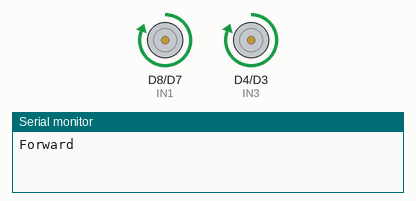
A sketch run on a simulated ESP8266 (NodeMCU). Shown: motor-driver pin pairs drawn as motors (green arrow = first pin HIGH = forward, orange = second pin HIGH = backward, longer = more drive, scaled by the enable pin), the last lines printed to the serial monitor.

Above: at 0.1 s.
At 13.1 s:
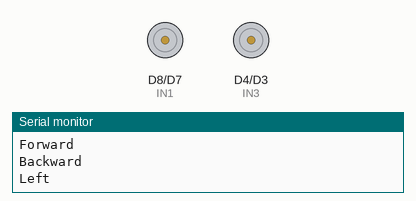
At 28.1 s:
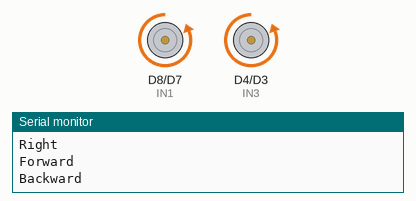
At 38.1 s:
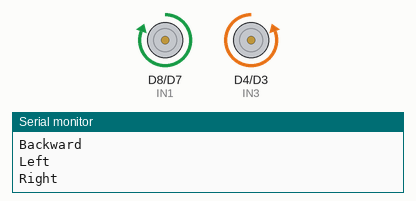
Timing chart, 0 to 39.6 s (numbered marks = the images above):
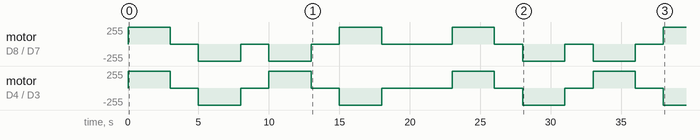

Measured:
- by itself, motor on D8 (IN1) / D7 (IN2): stopped → forward 255/255 at 0.00 s, → stopped 3.0 s later, → backward 255/255 2.0 s later, → stopped 3.0 s later, … (15 changes in this stretch)
- by itself, motor on D4 (IN3) / D3 (IN4): stopped → forward 255/255 at 0.00 s, → stopped 3.0 s later, → backward 255/255 2.0 s later, → stopped 3.0 s later, … (15 changes in this stretch)

The sketch:

ESP8266_RobotCar.ino
```cpp
#define ENA D5
#define IN1 D8
#define IN2 D7
#define IN3 D4
#define IN4 D3
#define ENB D6

void setup() {
  pinMode(ENA, OUTPUT);
  pinMode(IN1, OUTPUT);
  pinMode(IN2, OUTPUT);
  pinMode(IN3, OUTPUT);
  pinMode(IN4, OUTPUT);
  pinMode(ENB, OUTPUT);

  Serial.begin(115200);
}

void loop() {

  Serial.println("Forward");
  forward();
  delay(3000);
  stopCar();
  delay(2000);

  Serial.println("Backward");
  backward();
  delay(3000);
  stopCar();
  delay(2000);

  Serial.println("Left");
  left();
  delay(3000);
  stopCar();
  delay(2000);

  Serial.println("Right");
  right();
  delay(3000);
  stopCar();
  delay(5000);
}

// ===== Movement Functions =====

void forward() {
  digitalWrite(IN1, HIGH);
  digitalWrite(IN2, LOW);
  digitalWrite(IN3, HIGH);
  digitalWrite(IN4, LOW);
  analogWrite(ENA, 800);
  analogWrite(ENB, 800);
}

void backward() {
  digitalWrite(IN1, LOW);
  digitalWrite(IN2, HIGH);
  digitalWrite(IN3, LOW);
  digitalWrite(IN4, HIGH);
  analogWrite(ENA, 800);
  analogWrite(ENB, 800);
}

void left() {
  digitalWrite(IN1, LOW);
  digitalWrite(IN2, HIGH);
  digitalWrite(IN3, HIGH);
  digitalWrite(IN4, LOW);
  analogWrite(ENA, 800);
  analogWrite(ENB, 800);
}

void right() {
  digitalWrite(IN1, HIGH);
  digitalWrite(IN2, LOW);
  digitalWrite(IN3, LOW);
  digitalWrite(IN4, HIGH);
  analogWrite(ENA, 800);
  analogWrite(ENB, 800);
}

void stopCar() {
  analogWrite(ENA, 0);
  analogWrite(ENB, 0);
}
```
